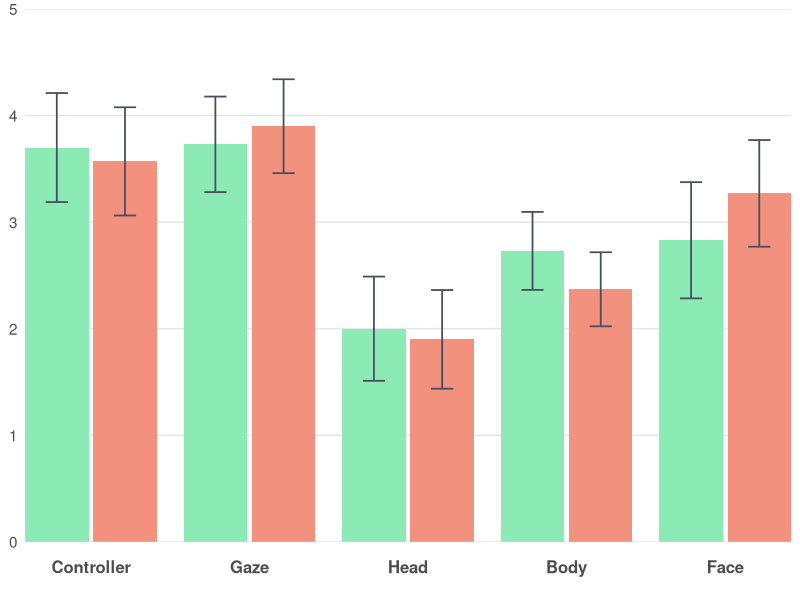
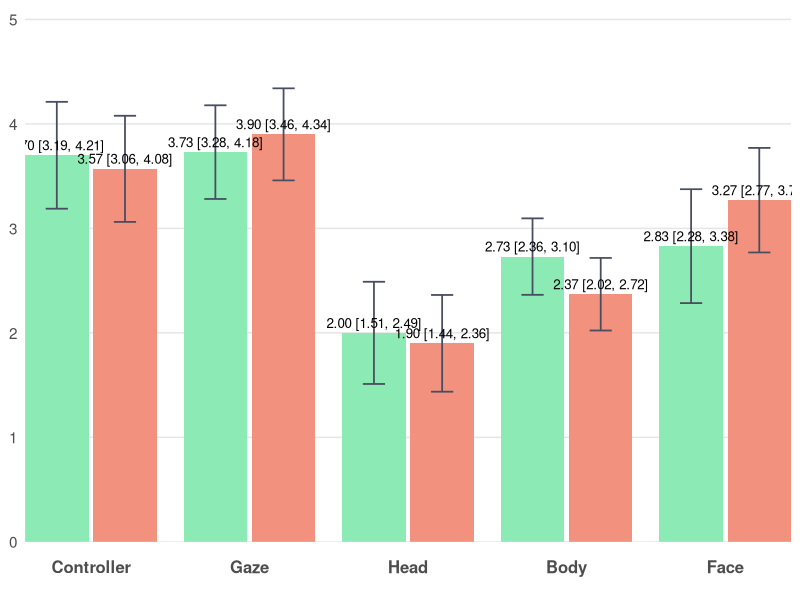

Source code (R) for these figures, in order:
# ================= Packages =================
if (!require(ggplot2)) install.packages("ggplot2")
library(ggplot2)

# ================= Data =================
# Controller: Low 3.70 (±1.37), High 3.57 (±1.36)
# Gaze: Low 3.73 (±1.20), High 3.90 (±1.18)
# Head: Low 2.00 (±1.31), High 1.90 (±1.24)
# Body: Low 2.73 (±0.98), High 2.37 (±0.93)
# Face: Low 2.83 (±1.46), High 3.27 (±1.34)

dat <- data.frame(
  Category = c("Controller","Controller",
               "Gaze","Gaze",
               "Head","Head",
               "Body","Body",
               "Face","Face"),
  slot     = c("L","R",
               "L","R",
               "L","R",
               "L","R",
               "L","R"),
  series   = c("Low","High",
               "Low","High",
               "Low","High",
               "Low","High",
               "Low","High"),
  mean     = c(3.70, 3.57,      # Controller Low, High
               3.73, 3.90,      # Gaze Low, High
               2.00, 1.90,      # Head Low, High
               2.73, 2.37,      # Body Low, High
               2.83, 3.27),     # Face Low, High
  sd       = c(1.37, 1.36,      # Controller Low, High
               1.20, 1.18,      # Gaze Low, High
               1.31, 1.24,      # Head Low, High
               0.98, 0.93,      # Body Low, High
               1.46, 1.34),     # Face Low, High
  stringsAsFactors = FALSE
)

# 固定横轴顺序
dat$Category <- factor(dat$Category,
  levels = c("Controller","Gaze","Head","Body","Face"))
dat$slot   <- factor(dat$slot, levels = c("L","R"))
dat$series <- factor(dat$series, levels = c("Low","High"))

# ================= 手动定位（确保居中+相邻柱体有间距） =================
# 以每个类目的中心为整数(1,2,3,...)，在左右各偏移 delta；两柱宽度为 bar_w
group_w <- 0.8               # 每个类目总体占宽（<1 避免挤到相邻类目）
bar_w   <- group_w / 2       # 0.4  柱体宽度保持不变
delta   <- group_w / 4       # 0.2  基础偏移
gap     <- 0.03              # 相邻柱体间距（几个像素）

# 对于所有类别，L和R之间增加间距
offset_map <- c(L = -delta - gap/2, R = +delta + gap/2)

x_base <- as.numeric(dat$Category)
dat$x  <- x_base + unname(offset_map[as.character(dat$slot)])

# ================= 配色方案 =================
col_low   <- "#8CEAB4"      # Low
col_high  <- "#F1917E"      # High

err_col   <- "#484D5F"

theme_base <- theme_minimal(base_size = 13) +
  theme(
    legend.position    = "none",
    panel.background   = element_rect(fill = "#FFFFFF", color = NA),  # 白底
    plot.background    = element_rect(fill = "#FFFFFF", color = NA),  # 白底
    panel.grid.major   = element_blank(),  # 去除所有网格线
    panel.grid.minor   = element_blank(),  # 去除所有网格线
    panel.grid.major.x = element_blank(),
    panel.grid.minor.x = element_blank(),
    panel.grid.major.y = element_blank(),
    panel.grid.minor.y = element_blank(),
    axis.ticks.x       = element_blank(),  # 去除x轴刻度线（底部灰色竖线）
    axis.ticks.y       = element_blank(),  # 去除y轴刻度线（左侧竖着的刻度线）
    axis.line.x        = element_blank(),  # 去除x轴线（底部灰色竖线）
    axis.line.y        = element_blank(),  # 去除y轴线（左侧竖线）
    axis.text.x        = element_text(size = 12, face = "bold", 
                                       margin = margin(t = 10, b = 10)),  # 底部文字距离坐标轴更远
    axis.text.y        = element_text(size = 11),
    axis.title         = element_blank()
  )

# y 轴：根据数据范围确定，最大值约 3.90 + 1.18 ≈ 5，设置为 0-5
y_top    <- 5
y_bottom <- 0
y_breaks <- seq(0, 5, by = 1)

# x 轴：用数值坐标，刻度放在每个类目中心
x_breaks <- seq_along(levels(dat$Category))
x_labels <- levels(dat$Category)

# ================= 95% 置信区间计算 =================
n <- 30  # 样本量
df <- n - 1  # 自由度 = 29
t_critical <- qt(0.975, df)  # t分布临界值（95% CI，双尾）
# 计算95% CI的误差范围
dat$ci_margin <- t_critical * (dat$sd / sqrt(n))

# ================= 图1：不带标注 =================
p1 <- ggplot(dat, aes(x = x, y = mean, fill = series)) +
  # 手动添加水平坐标线
  geom_hline(yintercept = y_breaks, color = "#E5E5E5", linewidth = 0.5) +
  geom_col(width = bar_w, position = "identity", colour = NA) +
  geom_errorbar(aes(ymin = mean - ci_margin, ymax = mean + ci_margin),
                width = bar_w * 0.35, color = err_col, linewidth = 0.6,
                position = "identity") +
  scale_fill_manual(values = c(Low = col_low, High = col_high)) +
  scale_y_continuous(breaks = y_breaks, minor_breaks = NULL) +
  scale_x_continuous(breaks = x_breaks, labels = x_labels, expand = c(0, 0)) +
  coord_cartesian(ylim = c(y_bottom, y_top), expand = 0) +
  theme_base

# ================= 图2：带"均值 (95% CI)"标注 =================
lab_df <- transform(dat, label = sprintf("%.2f [%.2f, %.2f]", mean, 
                                          mean - ci_margin, mean + ci_margin))

p2 <- ggplot(dat, aes(x = x, y = mean, fill = series)) +
  # 手动添加水平坐标线
  geom_hline(yintercept = y_breaks, color = "#E5E5E5", linewidth = 0.5) +
  geom_col(width = bar_w, position = "identity", colour = NA) +
  geom_errorbar(aes(ymin = mean - ci_margin, ymax = mean + ci_margin),
                width = bar_w * 0.35, color = err_col, linewidth = 0.6,
                position = "identity") +
  geom_text(data = lab_df, aes(label = label),
            vjust = -0.5, size = 3.4, position = "identity") +
  scale_fill_manual(values = c(Low = col_low, High = col_high)) +
  scale_y_continuous(breaks = y_breaks, minor_breaks = NULL) +
  scale_x_continuous(breaks = x_breaks, labels = x_labels, expand = c(0, 0)) +
  coord_cartesian(ylim = c(y_bottom, y_top * 1.02), expand = 0) +
  theme_base

# 保存文件（确保目录存在）
if (!dir.exists("no_labels")) dir.create("no_labels", recursive = TRUE)
if (!dir.exists("with_labels")) dir.create("with_labels", recursive = TRUE)
ggsave("no_labels/Ranking_no_labels.png", p1, width = 8, height = 3.57, dpi = 300, bg = "white")
ggsave("with_labels/Ranking_with_labels.png", p2, width = 8, height = 3.92, dpi = 300, bg = "white")
